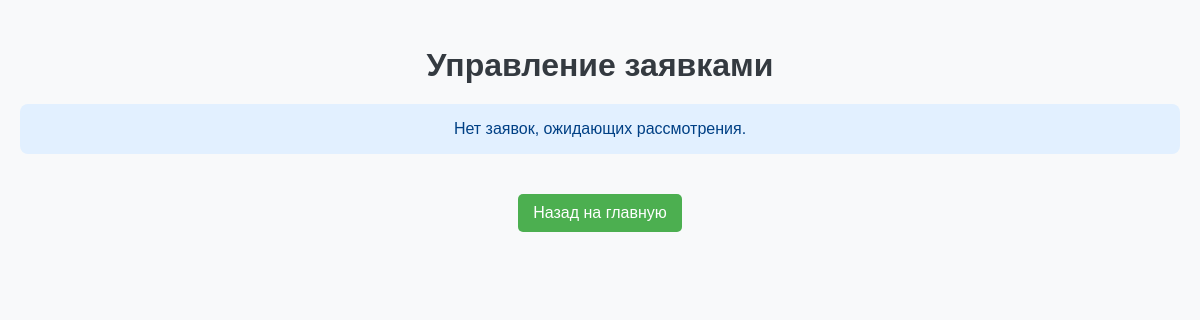
Page /inventory/manage_requests/ (signed in) on the earlier database version.
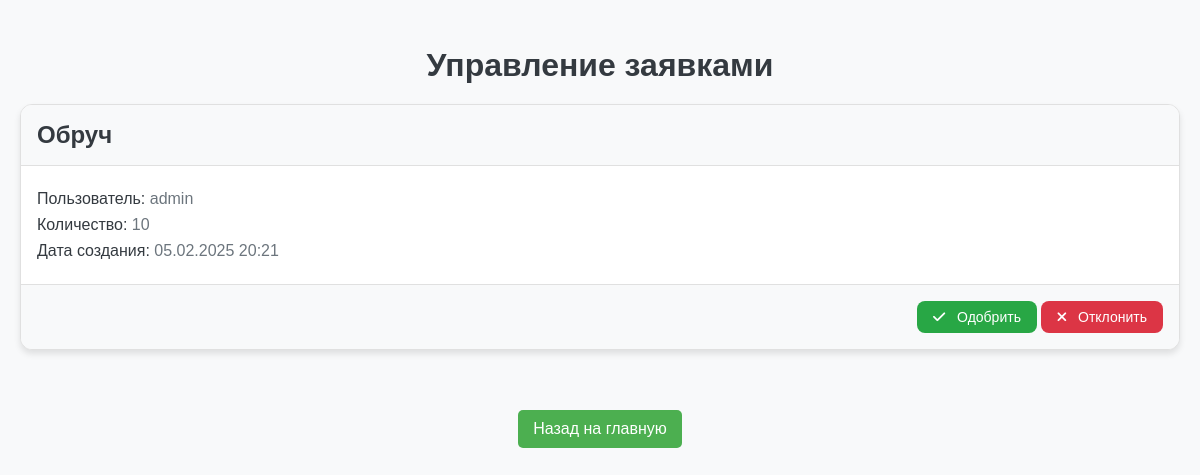
Same page on the later database version.
### invpage/models.py (models this page shows, shortened)
class InventoryRequest(models.Model):
    user = models.ForeignKey(settings.AUTH_USER_MODEL, on_delete=models.CASCADE)
    item_name = models.CharField(max_length=255)
    status = models.CharField(max_length=50, default='В ожидании')
    created_at = models.DateTimeField(auto_now_add=True)
    request_id = models.AutoField(primary_key=True)
    quantity = models.PositiveIntegerField(default=0)

### main/models.py (models this page shows, shortened)
class UserRegistration(AbstractUser):
    username = models.CharField(max_length=150, unique=True)
    email = models.EmailField(unique=True)
    password = models.CharField(max_length=128)
    token_timestamp = models.DateTimeField(null=True, blank=True)
    USERNAME_FIELD = 'username'
    REQUIRED_FIELDS = ['email']
    last_login = models.DateTimeField(null=True, blank=True)

### invpage/views.py (the view, shortened to what this page needs)
# urls.py: path('manage_requests/', manage_requests, name='manage_requests'),
@login_required
@user_passes_test(is_superuser)
def manage_requests(request):
    pending_requests = InventoryRequest.objects.filter(status='В ожидании')
    return render(request, 'invpage/request_direct.html', {'pending_requests': pending_requests})

### invpage/views.py (called while the page is built)
def is_superuser(user):
    return user.is_superuser

### invpage/templates/invpage/request_direct.html (shortened to what this page needs)
{% load static %}
<!DOCTYPE html>
<html lang="ru">
<head>
    <link rel="stylesheet" href="{% static 'invpage/css/req.css' %}">
    <link href="https://cdnjs.cloudflare.com/ajax/libs/font-awesome/6.0.0-beta3/css/all.min.css" rel="stylesheet">
<body>
    <div class="container">
        <h2>Управление заявками</h2>
        {% if pending_requests %}
            <div class="row">
                {% for req in pending_requests %}
                    <div class="col-md-6 mb-4">
                        <div class="request-card">
                            <div class="card-header">
                                <h3>{{ req.item_name }}</h3>
                            </div>
                            <div class="card-body">
                                <p><strong>Пользователь:</strong> {{ req.user.username }}</p>
                                <p><strong>Количество:</strong> {{ req.quantity }}</p>
                                <p><strong>Дата создания:</strong> {{ req.created_at|date:"d.m.Y H:i" }}</p>
                            </div>
                            <div class="card-l">
                                <form method="post" action="{% url 'manage_requests' %}" class="d-inline">
                                    <button type="submit" name="action" value="approve" class="btn btn-success">
                                        <i class="fas fa-check"></i> Одобрить
                                    </button>
                                    <button type="submit" name="action" value="reject" class="btn btn-false">
                                        <i class="fas fa-times"></i> Отклонить
                                    </button>
                                </form>
                            </div>
                        </div>
                    </div>
                {% endfor %}
            </div>
        {% else %}
            <div class="alert-info">
                Нет заявок, ожидающих рассмотрения.
            </div>
        {% endif %}
    </div>
    <div class="button-container">
        <a href="{% url 'index' %}">Назад на главную</a>
    </div>
</body>
</html>

Differences in the rows shown:
added InventoryRequest: item_name "Обруч", user.username "admin", quantity "10", created_at "05.02.2025 20:21"
Other differences:
text no longer shown: "Нет заявок, ожидающих рассмотрения."
